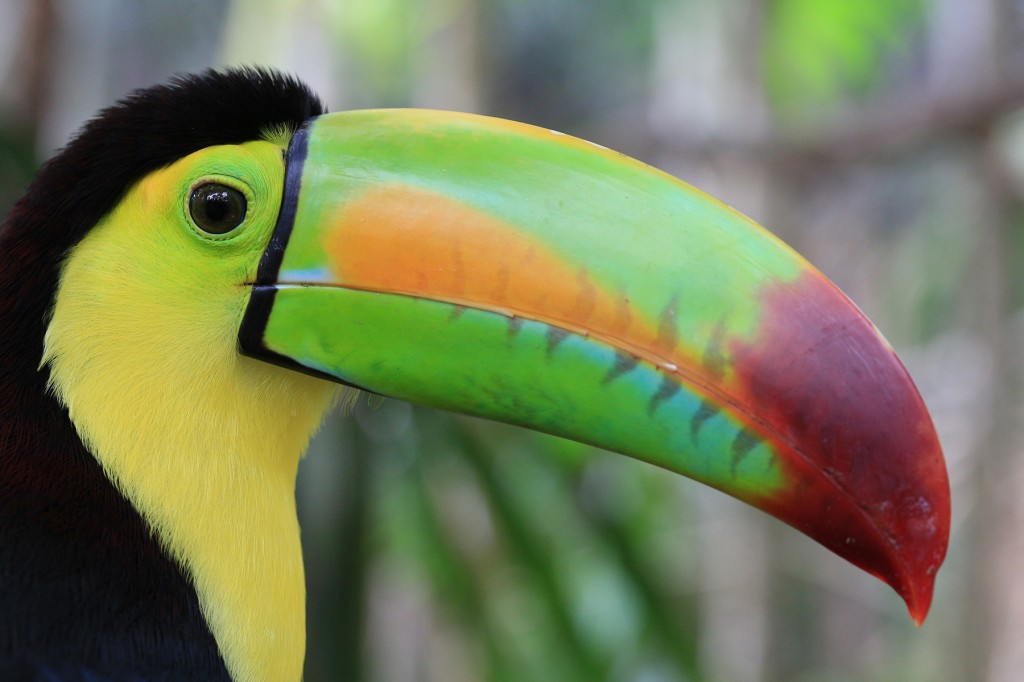
#> input picture m.jpg, 1024 x 682 px
$ python selectRange.py
#> lines starting #> are read from the running program, lines starting #| are printed output that depends on the picture
import cv2
import numpy as np

img=cv2.imread('m.jpg')
#> img is the input picture: shape (682, 1024, 3); mean B, G, R 87.8, 123.8, 116.9
h,v,b=img.shape[:3]
#> h = 682; v = 1024; b = 3
mask=np.zeros((h,v,b),np.uint8)
res=np.zeros((h,v,b),np.uint8)
#defining color range
lo=np.array([0,0,0])
hi=np.array([125,125,125])

# code to filter the color range varying from lo to hi
#if color lies in given range then mask equal to that pixel value else it is black
for i in range(0,h):
    for j in range(0,v):
        z=img[i,j]
        if z[0]>=lo[0] and z[1]>=lo[1] and z[2]>=lo[2] and z[0]<=hi[0] and z[1]<=hi[1] and z[2]<=hi[2]:
            mask[i,j]=img[i,j]
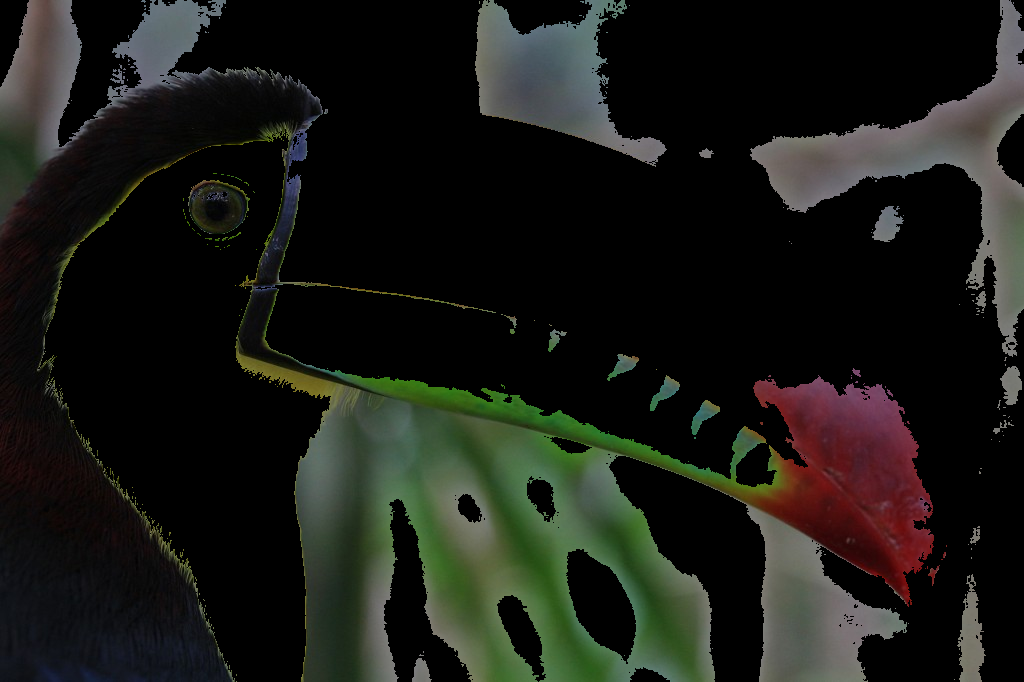
#> mask: shape (682, 1024, 3); mean B, G, R 22, 26.9, 25.8
cv2.imshow('img2',mask)

cv2.waitKey(0)
cv2.destroyAllWindows()
